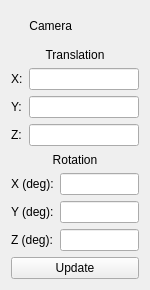
<?xml version="1.0" encoding="UTF-8"?>
<ui version="4.0">
 <class>CameraSettingsWidget</class>
 <widget class="QWidget" name="CameraSettingsWidget">
  <property name="geometry">
   <rect>
    <x>0</x>
    <y>0</y>
    <width>150</width>
    <height>290</height>
   </rect>
  </property>
  <property name="minimumSize">
   <size>
    <width>150</width>
    <height>290</height>
   </size>
  </property>
  <property name="maximumSize">
   <size>
    <width>150</width>
    <height>290</height>
   </size>
  </property>
  <property name="windowTitle">
   <string>Form</string>
  </property>
  <layout class="QVBoxLayout" name="verticalLayout">
   <item>
    <layout class="QHBoxLayout" name="horizontalLayout">
     <item>
      <widget class="QLabel" name="cameralabel">
       <property name="text">
        <string>Camera</string>
       </property>
       <property name="alignment">
        <set>Qt::AlignRight|Qt::AlignTrailing|Qt::AlignVCenter</set>
       </property>
      </widget>
     </item>
     <item>
      <widget class="QLabel" name="cameraid">
       <property name="text">
        <string>&lt;ID&gt;</string>
       </property>
      </widget>
     </item>
    </layout>
   </item>
   <item>
    <widget class="QLabel" name="translationlabel">
     <property name="maximumSize">
      <size>
       <width>16777215</width>
       <height>15</height>
      </size>
     </property>
     <property name="text">
      <string>Translation</string>
     </property>
     <property name="alignment">
      <set>Qt::AlignCenter</set>
     </property>
    </widget>
   </item>
   <item>
    <layout class="QFormLayout" name="formLayout">
     <item row="0" column="0">
      <widget class="QLabel" name="translationXlabel">
       <property name="text">
        <string>X:</string>
       </property>
      </widget>
     </item>
     <item row="1" column="0">
      <widget class="QLabel" name="translationYlabel">
       <property name="text">
        <string>Y:</string>
       </property>
      </widget>
     </item>
     <item row="2" column="0">
      <widget class="QLabel" name="translationZlabel">
       <property name="text">
        <string>Z:</string>
       </property>
      </widget>
     </item>
     <item row="0" column="1">
      <widget class="QLineEdit" name="translationXedit"/>
     </item>
     <item row="1" column="1">
      <widget class="QLineEdit" name="translationYedit"/>
     </item>
     <item row="2" column="1">
      <widget class="QLineEdit" name="translationZedit"/>
     </item>
    </layout>
   </item>
   <item>
    <widget class="QLabel" name="rotationlabel">
     <property name="maximumSize">
      <size>
       <width>16777215</width>
       <height>15</height>
      </size>
     </property>
     <property name="text">
      <string>Rotation</string>
     </property>
     <property name="alignment">
      <set>Qt::AlignCenter</set>
     </property>
    </widget>
   </item>
   <item>
    <layout class="QFormLayout" name="formLayout_2">
     <item row="0" column="0">
      <widget class="QLabel" name="rotationZlabel">
       <property name="text">
        <string>X (deg):</string>
       </property>
      </widget>
     </item>
     <item row="1" column="0">
      <widget class="QLabel" name="rotationYlabel">
       <property name="text">
        <string>Y (deg):</string>
       </property>
      </widget>
     </item>
     <item row="2" column="0">
      <widget class="QLabel" name="rotationXlabel">
       <property name="text">
        <string>Z (deg):</string>
       </property>
      </widget>
     </item>
     <item row="0" column="1">
      <widget class="QLineEdit" name="rotationXedit"/>
     </item>
     <item row="1" column="1">
      <widget class="QLineEdit" name="rotationYedit"/>
     </item>
     <item row="2" column="1">
      <widget class="QLineEdit" name="rotationZedit"/>
     </item>
    </layout>
   </item>
   <item>
    <widget class="QPushButton" name="pushButton">
     <property name="text">
      <string>Update</string>
     </property>
    </widget>
   </item>
  </layout>
 </widget>
 <resources/>
 <connections/>
</ui>
